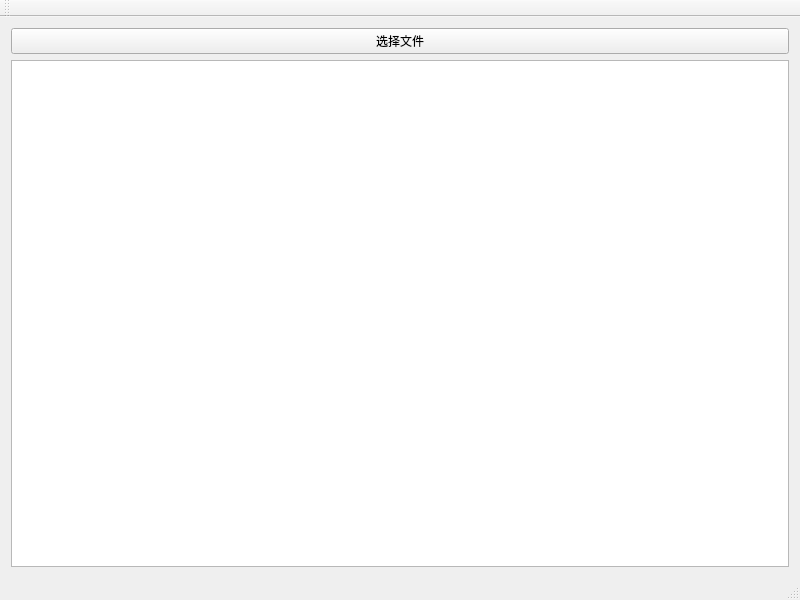
<?xml version="1.0" encoding="UTF-8"?>
<ui version="4.0">
 <class>MainWindow</class>
 <widget class="QMainWindow" name="MainWindow">
  <property name="geometry">
   <rect>
    <x>0</x>
    <y>0</y>
    <width>800</width>
    <height>600</height>
   </rect>
  </property>
  <property name="windowTitle">
   <string>MainWindow</string>
  </property>
  <widget class="QWidget" name="centralWidget">
   <layout class="QVBoxLayout" name="verticalLayout_2">
    <item>
     <layout class="QVBoxLayout" name="verticalLayout">
      <item>
       <layout class="QHBoxLayout" name="horizontalLayout">
        <item>
         <widget class="QPushButton" name="pushButton">
          <property name="text">
           <string>选择文件</string>
          </property>
         </widget>
        </item>
       </layout>
      </item>
      <item>
       <widget class="QTextBrowser" name="textBrowser">
        <property name="font">
         <font>
          <pointsize>12</pointsize>
         </font>
        </property>
        <property name="html">
         <string>&lt;!DOCTYPE HTML PUBLIC &quot;-//W3C//DTD HTML 4.0//EN&quot; &quot;http://www.w3.org/TR/REC-html40/strict.dtd&quot;&gt;
&lt;html&gt;&lt;head&gt;&lt;meta name=&quot;qrichtext&quot; content=&quot;1&quot; /&gt;&lt;style type=&quot;text/css&quot;&gt;
p, li { white-space: pre-wrap; }
&lt;/style&gt;&lt;/head&gt;&lt;body style=&quot; font-family:'MS Shell Dlg 2'; font-size:12pt; font-weight:400; font-style:normal;&quot;&gt;
&lt;p style=&quot;-qt-paragraph-type:empty; margin-top:0px; margin-bottom:0px; margin-left:0px; margin-right:0px; -qt-block-indent:0; text-indent:0px; font-size:8.25pt;&quot;&gt;&lt;br /&gt;&lt;/p&gt;&lt;/body&gt;&lt;/html&gt;</string>
        </property>
       </widget>
      </item>
     </layout>
    </item>
   </layout>
  </widget>
  <widget class="QMenuBar" name="menuBar">
   <property name="geometry">
    <rect>
     <x>0</x>
     <y>0</y>
     <width>800</width>
     <height>23</height>
    </rect>
   </property>
  </widget>
  <widget class="QToolBar" name="mainToolBar">
   <attribute name="toolBarArea">
    <enum>TopToolBarArea</enum>
   </attribute>
   <attribute name="toolBarBreak">
    <bool>false</bool>
   </attribute>
  </widget>
  <widget class="QStatusBar" name="statusBar"/>
 </widget>
 <layoutdefault spacing="6" margin="11"/>
 <resources/>
 <connections/>
</ui>
